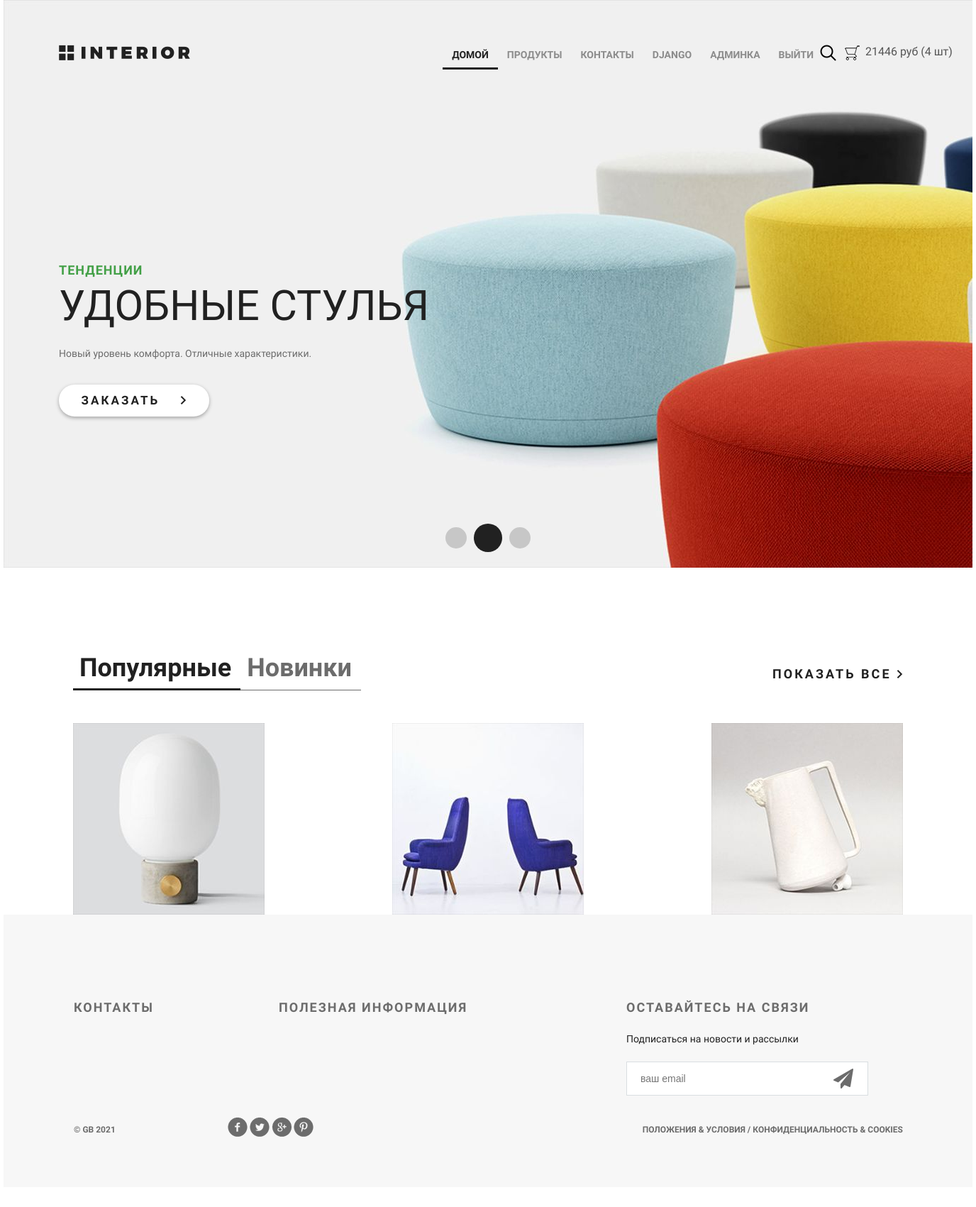
Page / (signed in) on the committed database.
### authapp/models.py (models this page shows)
class ShopUser(AbstractUser):
    avatar = models.ImageField(upload_to='users_avatars', blank=True)
    age = models.PositiveIntegerField(verbose_name='возраст')

### basketapp/models.py (models this page shows)
class Basket(models.Model):
    user = models.ForeignKey(settings.AUTH_USER_MODEL, on_delete=models.CASCADE, related_name='basket')
    product = models.ForeignKey(Product, on_delete=models.CASCADE)
    quantity = models.PositiveSmallIntegerField(verbose_name='количество', default=0)
    add_datetime = models.DateTimeField(auto_now_add=True, verbose_name='время')
    class Meta:
        unique_together = ('user', 'product')
    @property
    def product_cost(self):
        return self.product.price * self.quantity
    @property
    def total_quantity(self):
        _items = Basket.objects.filter(user=self.user)
        _total_quantity = sum(list(map(lambda x: x.quantity, _items)))
        return _total_quantity
    @property
    def total_cost(self):
        _items = Basket.objects.filter(user=self.user)
        _total_cost = sum(list(map(lambda x: x.product_cost, _items)))
        return _total_cost

### mainapp/models.py (models this page shows, shortened)
class Product(models.Model):
    category = models.ForeignKey(ProductCategory, on_delete=models.CASCADE)
    name = models.CharField(max_length=128, verbose_name='имя')
    image = models.ImageField(upload_to='products_images', blank=True)
    short_desc = models.CharField(max_length=64, verbose_name='краткое описание', blank=True)
    description = models.TextField(blank=True, verbose_name='описание')
    price = models.DecimalField(verbose_name='цена', max_digits=8, decimal_places=2, default=0)
    quantity = models.PositiveIntegerField(verbose_name='количество на складе', default=0)
    is_active = models.BooleanField(verbose_name="активность", default=True)

### mainapp/views.py (the view)
# urls.py: path('', mainapp.main, name='main'),
def main(request):
    title = 'Главная'
    products = Product.objects.all()[:3]
    content = {
        'title': title,
        'products': products,
        'basket': get_basket(request.user)
    }
    return render(request, 'mainapp/index.html', content)

### mainapp/views.py (called while the page is built)
def get_basket(user):
    if user.is_authenticated:
        return Basket.objects.filter(user=user)
    return []

### mainapp/templates/mainapp/index.html (shortened to what this page needs)
{% extends 'mainapp/base.html' %}
{% load static %}
{% block menu %}
    <div class="slider">
        <div class="header clearfix">
            <a href="index.html" class="logo"></a>
            {% include 'mainapp/includes/inc_menu.html' %}
        </div>
        <div class="text-slider">
            <h3 class="green">тенденции</h3>
            <h3 class="big"> удобные стулья</h3>
            <p>Новый уровень комфорта. Отличные характеристики.</p>
            <a href="#" class="button-order">
                заказать
                <img src="{% static 'img/arrow.png' %}" alt="">
            </a>
        </div>
        <div class="navi">
            <a href="#"></a><a href="#"></a><a href="#"></a>
        </div>
    </div>
{% endblock %}
{% block content %}
    <div class="featured">
        <div class="featured-menu">
            <a class="active" href="#">Популярные</a><a href="#">Новинки</a>
        </div>
        <a class="explore" href="#">показать все <img src="{% static 'img/arrow.png' %}" alt=""></a>
        <div class="clearfix">
        </div>
        <div class="tab-content">
            {% for product in products %}
                <div class="block">
                    <a href="{% url 'products:product' product.pk %}">
                        <img src="/media/{{ product.image }}" alt="{{ product.short_desc }}">
                    </a>
                </div>
            {% endfor %}
        </div>
    </div>
{% endblock %}

### mainapp/templates/mainapp/includes/inc_menu.html (shortened to what this page needs)
<ul class="menu">
    <li>
        <a href="{% url 'main' %}"
           class="{% if request.resolver_match.url_name == 'main' %}
           active{% endif %}">
            домой
        </a>
    </li>
    <li>
        <a href="{% url 'products:products' %}"
           class="">
            продукты
        </a>
    </li>
    <li>
        <a href="{% url 'contact' %}"
           class="">
            контакты
        </a>
    </li>
    {% if user.is_authenticated %}
        <li>
            <a href="{% url 'auth:edit' %}">
                {{ user.first_name|default:'Пользователь' }}
            </a>
        </li>
    {% endif %}
    {% if user.is_superuser %}
        <li>
            <a href="{% url 'adminapp:user_read' %}">
                Админка
            </a>
        </li>
    {% endif %}
    {% if user.is_authenticated %}
        <li>
            <a href="{% url 'auth:logout' %}">выйти</a>
        </li>
    {% else %}
        <li>
            <a href="{% url 'auth:login' %}">войти</a>
        </li>
    {% endif %}
</ul>
<a href="#" class="search"></a>
<a href="{% url 'basket:view' %}" class="basket">
<span>
    {% if basket %}
        {{ basket.0.total_cost|floatformat:0 }}&nbsp;руб&nbsp;({{ basket.0.total_quantity }}&nbsp;шт)
    {% endif %}
</span>
</a>

### static/css/style.css (style rules this page uses)
* { margin: 0; padding: 0; }
body { font-family: 'Montserrat', sans-serif; }
html, body { height: 100%; }
.slider { height: 800px; background-image: url(/static/img/slider.jpg); padding-left: 78px; padding-right: 211px; position: relative; }
.logo { background-image: url(/static/img/logo.png); margin-top: 63px; width: 185px; height: 22px; float: left; }
.menu { list-style-type: none; margin-top: 67px; float: right; }
.menu li { float: left; }
.menu a { color: #8c8c8c; font-size: 14px; font-weight: 700; text-align: right; text-transform: uppercase; text-decoration: none; padding: 10px 13px; }
.menu .active { color: #212121; font-weight: 700; border-bottom: 3px solid #212121; }
.search { display: block; width: 23px; height: 23px; background-image: url(/static/img/search.png); position: absolute; top: 63px; left: 1151px; }
.basket { display: block; width: 23px; height: 23px; background-image: url(/static/img/basket.png); position: absolute; top: 63px; left: 1185px; text-decoration: none; color: #555; }
.basket span { display: block; margin-left: 30px; width: 150px; }
.clearfix:after { content: ""; display: block; clear: both; }
.text-slider { margin-top: 288px; position: absolute; }
.text-slider p { color: #6c6c6c; font-size: 14px; text-align: left; width: 458px; line-height: 24px; }
.button-order { background-color: #ffffff; box-shadow: 0px 2px 4.85px 0.15px rgba(33, 33, 33, 0.35); width: 212px; height: 45px; display: block; text-transform: uppercase; text-align: center; border-radius: 22px; text-decoration: none; color: #212121; font-size: 17px; font-weight: 700; line-height: 45px; margin-top: 32px; letter-spacing: 3px; }
.button-order img { padding-left: 22px; }
.green { text-transform: uppercase; color: #43a047; font-size: 18px; font-weight: 700; text-align: left; margin-bottom: 22px; line-height: 13px; letter-spacing: 1px; }
.big { color: #212121; font-size: 59px; line-height: 43px; text-transform: uppercase; font-weight: 100; margin-bottom: 34px; }
.navi { position: absolute; bottom: 22px; right: 618px; display: flex; width: 130px; height: 40px; justify-content: space-between; align-items: center; }
.navi a { display: block; width: 30px; height: 30px; border-radius: 50%; background-color: rgba(33, 33, 33, 0.2); float: left; margin: 0px 5px; }
.navi a:nth-child(2) { display: block; width: 40px; height: 40px; border-radius: 50%; background-color: #212121; float: left; margin: 0px; }
.featured { padding-left: 98px; padding-right: 98px; }
.featured-menu { margin-top: 120px; width: 300px; height: 49px; float: left; }
.featured-menu a { color: #6c6c6c; font-size: 36px; font-weight: 700; text-align: left; text-decoration: none; border-bottom: 1px solid #6c6c6c; padding-bottom: 10px; padding-right: 13px; padding-left: 9px; }
.featured-menu .active { font-size: 36px; font-weight: 700; text-align: left; color: #212121; border-bottom: 3px solid #212121; padding-bottom: 8px; }
.explore { text-transform: uppercase; color: #212121; font-size: 18px; font-weight: 700; line-height: 24px; text-align: center; float: right; margin-top: 138px; letter-spacing: 3px; text-decoration: none; }
.tab-content { margin-top: 50px; display: flex; justify-content: space-between; margin-bottom: 120px; }
.tab-content .block { height: 270px; width: 270px; position: relative; }

### rows in the picture
ShopUser: first_name "DJANGO"
Basket: user+product+quantity "21446", user+quantity "4"
Product: image (picture)
Product: image (picture)
Product: image (picture)
